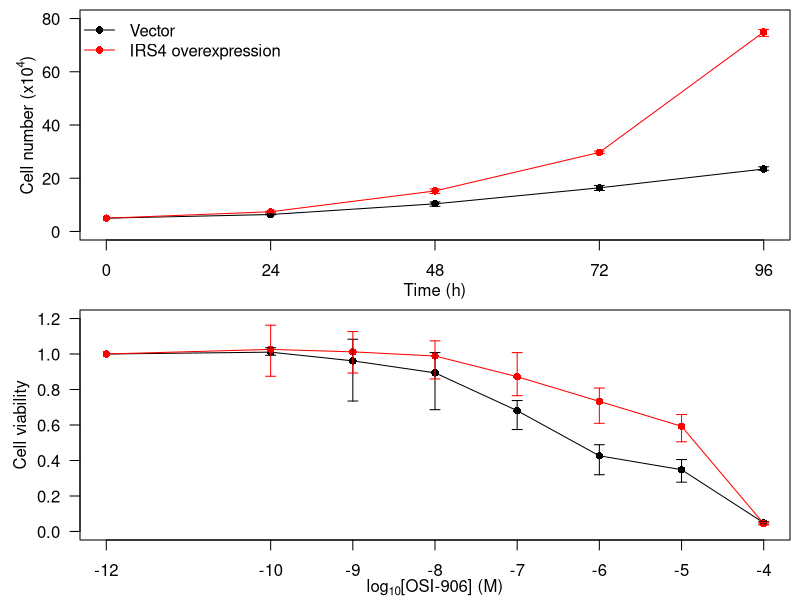

R code for this plot:
library(tidyverse)

irs4oe <- tribble(
  ~time,~v1,~v2,~v3,~oe1,~oe2,~oe3,~y1,~y2,~y3,
  0,5,5,5,5,5,5,5,5,5,
  24,6.57,6.31,6.27,7.44,7.6,7.21,7.77,7.61,7.98,
  48,9.48,11.1,10.6,14.3,16,15.4,16,15.2,17.6,
  72,15.4,16.5,17.3,29.5,30.2,29.4,33.1,32.3,33.5,
  96,23,24.3,23.1,73.3,75.9,75.6,76.8,80.9,83.9
)

dr <- tribble(
  ~conc,~v1,~v2,~v3,~oe1,~oe2,~oe3,~y1,~y2,~y3,
  -12,	1.009149,	1.011366,	0.9794852,	1.004869,	0.9992209,	0.9959098,	0.9452502,	0.9562835,	1.098466,
  -10,	1.003481,	1.035063,	0.9929107,	1.041213,	1.16236,	0.8745683,	0.8260403,	1.056208,	1.184701,
  -9,	0.7350116,	1.06575,	1.08331,	1.1266,	1.016984,	0.8929155,	0.7212707,	1.07043,	1.184701,
  -8,	0.6863812,	0.9867733,	1.008126,	1.032488,	1.074246,	0.8593373,	0.8956783,	1.021671,	1.17198,
  -7,	0.5745013,	0.7294709,	0.7378672,	1.008063,	0.8430156,	0.7652634,	0.7442124,	0.8931779,	0.8417932,
  -6,	0.3198414,	0.4887907,	0.4705063,	0.8080349,	0.7812346,	0.6096424,	0.6291596,	0.7572774,	0.648632,
  -5,	0.2779451,	0.360587,	0.4054242,	0.6588413,	0.6138105,	0.5053237,	0.5420808,	0.6138755,	0.5688046,
  -4,	0.04178269,	0.04958231,	0.05537876,	0.05178279,	0.04391409,	0.03701924,	0.03479819,	0.04333104,	0.03529828
)

cairo_pdf("~kjyi/Projects/thymus_single_cell/final2/figures/irs4_overexpression.pdf",width=1150/2/254,height=1050/254,pointsize = 12*0.7)

par(mfrow=c(2,1),mar=c(3,4,.5,.5))

plot(200,xlim=c(1,5),ylim=c(0,80),xlab="",ylab="",xaxt="n",las=2)
mtext("Time (h)",side=1,line = 2)
mtext(expression("Cell number ("*"x10"^4*")"),side=2,line=2)
axis(1,at=1:5,labels=irs4oe$time)
lines(rowMeans(irs4oe[,2:4]))
points(rowMeans(irs4oe[,2:4]),pch=16)
lines(rowMeans(irs4oe[,5:7]),col="red")
points(rowMeans(irs4oe[,5:7]),pch=16,col="red")
arrows(2:5,apply((irs4oe[,2:4]),1,min)[2:5],2:5,apply((irs4oe[,2:4]),1,max)[2:5],angle=90,code = 3,length = 0.05,col="black")
arrows(2:5,apply((irs4oe[,5:7]),1,min)[2:5],2:5,apply((irs4oe[,5:7]),1,max)[2:5],angle=90,code = 3,length = 0.05,col="red")
legend("topleft",lty=1,pch=16,legend = c('Vector','IRS4 overexpression'),col=c("black","red"),bty='n')





plot(200,xlim=c(1,9),ylim=c(0,1.2),xlab="",ylab="",xaxt="n",las=2)
mtext(expression(log[10]*"[OSI-906] (M)"),side=1,line = 2)
mtext("Cell viability",side=2,line=2.5)
axis(1,at=c(1,3:9),labels=dr$conc)

lines(c(1,3:9),rowMeans(dr[,2:4]))
points(c(1,3:9),rowMeans(dr[,2:4]),pch=16)
lines(c(1,3:9),rowMeans(dr[,5:7]),col="red")
points(c(1,3:9),rowMeans(dr[,5:7]),pch=16,col="red")
arrows(3:9,apply((dr[-1,2:4]),1,min),3:9,apply((dr[-1,2:4]),1,max),angle=90,code = 3,length = 0.05,col="black")
arrows(3:9,apply((dr[-1,5:7]),1,min),3:9,apply((dr[-1,5:7]),1,max),angle=90,code = 3,length = 0.05,col="red")
# legend("topleft",lty=1,pch=16,legend = c('Vector','IRS4 overexpression'),col=c("black","red"),bty='n')
dev.off()

